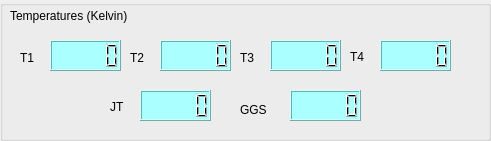
     <widget class="QGroupBox" name="groupBox_5">
      <property name="geometry">
       <rect>
        <x>590</x>
        <y>260</y>
        <width>491</width>
        <height>141</height>
       </rect>
      </property>
      <property name="title">
       <string/>
      </property>
      <widget class="QLabel" name="label_18">
       <property name="geometry">
        <rect>
         <x>10</x>
         <y>0</y>
         <width>241</width>
         <height>31</height>
        </rect>
       </property>
       <property name="styleSheet">
        <string notr="true">font: 12pt &quot;MS Shell Dlg 2&quot;;</string>
       </property>
       <property name="text">
        <string>Temperatures (Kelvin)</string>
       </property>
      </widget>
      <widget class="QLCDNumber" name="lcdNumber">
       <property name="geometry">
        <rect>
         <x>50</x>
         <y>40</y>
         <width>71</width>
         <height>31</height>
        </rect>
       </property>
       <property name="autoFillBackground">
        <bool>false</bool>
       </property>
       <property name="styleSheet">
        <string notr="true">background-color: rgb(170, 255, 255);</string>
       </property>
      </widget>
      <widget class="QLabel" name="label">
       <property name="geometry">
        <rect>
         <x>20</x>
         <y>50</y>
         <width>47</width>
         <height>16</height>
        </rect>
       </property>
       <property name="styleSheet">
        <string notr="true">font: 12pt &quot;MS Shell Dlg 2&quot;;</string>
       </property>
       <property name="text">
        <string>T1</string>
       </property>
      </widget>
      <widget class="QLCDNumber" name="lcdNumber_2">
       <property name="geometry">
        <rect>
         <x>160</x>
         <y>40</y>
         <width>71</width>
         <height>31</height>
        </rect>
       </property>
       <property name="styleSheet">
        <string notr="true">background-color: rgb(170, 255, 255);</string>
       </property>
      </widget>
      <widget class="QLabel" name="label_2">
       <property name="geometry">
        <rect>
         <x>130</x>
         <y>50</y>
         <width>47</width>
         <height>16</height>
        </rect>
       </property>
       <property name="styleSheet">
        <string notr="true">font: 12pt &quot;MS Shell Dlg 2&quot;;</string>
       </property>
       <property name="text">
        <string>T2</string>
       </property>
      </widget>
      <widget class="QLabel" name="label_3">
       <property name="geometry">
        <rect>
         <x>240</x>
         <y>50</y>
         <width>47</width>
         <height>16</height>
        </rect>
       </property>
       <property name="styleSheet">
        <string notr="true">font: 12pt &quot;MS Shell Dlg 2&quot;;</string>
       </property>
       <property name="text">
        <string>T3</string>
       </property>
      </widget>
      <widget class="QLCDNumber" name="lcdNumber_3">
       <property name="geometry">
        <rect>
         <x>270</x>
         <y>40</y>
         <width>71</width>
         <height>31</height>
        </rect>
       </property>
       <property name="styleSheet">
        <string notr="true">background-color: rgb(170, 255, 255);</string>
       </property>
      </widget>
      <widget class="QLabel" name="label_4">
       <property name="geometry">
        <rect>
         <x>350</x>
         <y>50</y>
         <width>47</width>
         <height>14</height>
        </rect>
       </property>
       <property name="styleSheet">
        <string notr="true">font: 12pt &quot;MS Shell Dlg 2&quot;;</string>
       </property>
       <property name="text">
        <string>T4</string>
       </property>
      </widget>
      <widget class="QLCDNumber" name="lcdNumber_4">
       <property name="geometry">
        <rect>
         <x>380</x>
         <y>40</y>
         <width>71</width>
         <height>31</height>
        </rect>
       </property>
       <property name="styleSheet">
        <string notr="true">background-color: rgb(170, 255, 255);</string>
       </property>
      </widget>
      <widget class="QLabel" name="label_10">
       <property name="geometry">
        <rect>
         <x>110</x>
         <y>100</y>
         <width>47</width>
         <height>14</height>
        </rect>
       </property>
       <property name="styleSheet">
        <string notr="true">font: 12pt &quot;MS Shell Dlg 2&quot;;</string>
       </property>
       <property name="text">
        <string>JT</string>
       </property>
      </widget>
      <widget class="QLCDNumber" name="lcdNumber_5">
       <property name="geometry">
        <rect>
         <x>140</x>
         <y>90</y>
         <width>71</width>
         <height>31</height>
        </rect>
       </property>
       <property name="styleSheet">
        <string notr="true">background-color: rgb(170, 255, 255);</string>
       </property>
      </widget>
      <widget class="QLabel" name="label_11">
       <property name="geometry">
        <rect>
         <x>240</x>
         <y>100</y>
         <width>51</width>
         <height>20</height>
        </rect>
       </property>
       <property name="styleSheet">
        <string notr="true">font: 12pt &quot;MS Shell Dlg 2&quot;;</string>
       </property>
       <property name="text">
        <string>GGS</string>
       </property>
      </widget>
      <widget class="QLCDNumber" name="lcdNumber_6">
       <property name="geometry">
        <rect>
         <x>290</x>
         <y>90</y>
         <width>71</width>
         <height>31</height>
        </rect>
       </property>
       <property name="styleSheet">
        <string notr="true">background-color: rgb(170, 255, 255);</string>
       </property>
      </widget>
     </widget>
